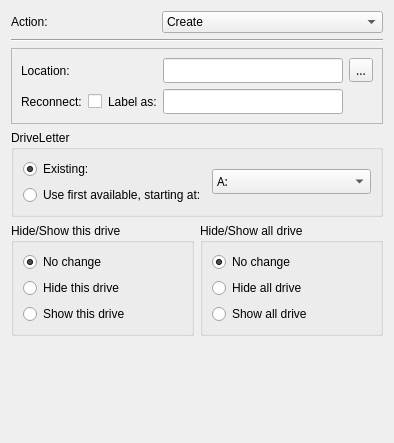
<?xml version="1.0" encoding="UTF-8"?>
<ui version="4.0">
 <class>DrivesWidget</class>
 <widget class="QWidget" name="DrivesWidget">
  <property name="geometry">
   <rect>
    <x>0</x>
    <y>0</y>
    <width>380</width>
    <height>443</height>
   </rect>
  </property>
  <property name="windowTitle">
   <string>Form</string>
  </property>
  <layout class="QGridLayout" name="gridLayout_3">
   <item row="4" column="0">
    <layout class="QHBoxLayout" name="horizontalLayout_2">
     <item>
      <widget class="QGroupBox" name="thisGroupBox">
       <property name="title">
        <string>Hide/Show this drive</string>
       </property>
       <layout class="QVBoxLayout" name="verticalLayout">
        <item>
         <widget class="QRadioButton" name="noChangeThisRadioButton">
          <property name="text">
           <string>No change</string>
          </property>
          <property name="checked">
           <bool>true</bool>
          </property>
          <attribute name="buttonGroup">
           <string notr="true">thisButtonGroup</string>
          </attribute>
         </widget>
        </item>
        <item>
         <widget class="QRadioButton" name="hideThisRadioButton">
          <property name="text">
           <string>Hide this drive</string>
          </property>
          <attribute name="buttonGroup">
           <string notr="true">thisButtonGroup</string>
          </attribute>
         </widget>
        </item>
        <item>
         <widget class="QRadioButton" name="showThisRadioButton">
          <property name="text">
           <string>Show this drive</string>
          </property>
          <attribute name="buttonGroup">
           <string notr="true">thisButtonGroup</string>
          </attribute>
         </widget>
        </item>
       </layout>
      </widget>
     </item>
     <item>
      <widget class="QGroupBox" name="groupBox_5">
       <property name="title">
        <string>Hide/Show all drive</string>
       </property>
       <layout class="QVBoxLayout" name="verticalLayout_2">
        <item>
         <widget class="QRadioButton" name="noChangeAllRadioButton">
          <property name="text">
           <string>No change</string>
          </property>
          <property name="checked">
           <bool>true</bool>
          </property>
          <attribute name="buttonGroup">
           <string notr="true">allButtonGroup</string>
          </attribute>
         </widget>
        </item>
        <item>
         <widget class="QRadioButton" name="hideAllRadioButton">
          <property name="text">
           <string>Hide all drive</string>
          </property>
          <attribute name="buttonGroup">
           <string notr="true">allButtonGroup</string>
          </attribute>
         </widget>
        </item>
        <item>
         <widget class="QRadioButton" name="showAllRadioButton">
          <property name="text">
           <string>Show all drive</string>
          </property>
          <attribute name="buttonGroup">
           <string notr="true">allButtonGroup</string>
          </attribute>
         </widget>
        </item>
       </layout>
      </widget>
     </item>
    </layout>
   </item>
   <item row="1" column="0">
    <widget class="Line" name="line">
     <property name="font">
      <font>
       <family>Sans Serif</family>
       <pointsize>9</pointsize>
      </font>
     </property>
     <property name="orientation">
      <enum>Qt::Horizontal</enum>
     </property>
    </widget>
   </item>
   <item row="3" column="0">
    <widget class="QGroupBox" name="driveLetterGroupBox">
     <property name="title">
      <string>DriveLetter</string>
     </property>
     <layout class="QVBoxLayout" name="verticalLayout_4">
      <item>
       <layout class="QHBoxLayout" name="horizontalLayout">
        <item>
         <layout class="QVBoxLayout" name="verticalLayout_3">
          <item>
           <widget class="QRadioButton" name="driveRadioButton">
            <property name="text">
             <string>Existing:</string>
            </property>
            <property name="checked">
             <bool>true</bool>
            </property>
            <attribute name="buttonGroup">
             <string notr="true">driveButtonGroup</string>
            </attribute>
           </widget>
          </item>
          <item>
           <widget class="QRadioButton" name="firstAvailableRadioButton">
            <property name="text">
             <string>Use first available, starting at:</string>
            </property>
            <attribute name="buttonGroup">
             <string notr="true">driveButtonGroup</string>
            </attribute>
           </widget>
          </item>
         </layout>
        </item>
        <item>
         <widget class="QComboBox" name="driveComboBox">
          <property name="font">
           <font>
            <family>Sans Serif</family>
            <pointsize>9</pointsize>
           </font>
          </property>
          <property name="currentText">
           <string>A:</string>
          </property>
          <item>
           <property name="text">
            <string>A:</string>
           </property>
          </item>
          <item>
           <property name="text">
            <string>B:</string>
           </property>
          </item>
          <item>
           <property name="text">
            <string>C:</string>
           </property>
          </item>
          <item>
           <property name="text">
            <string>D:</string>
           </property>
          </item>
          <item>
           <property name="text">
            <string>E:</string>
           </property>
          </item>
          <item>
           <property name="text">
            <string>F:</string>
           </property>
          </item>
          <item>
           <property name="text">
            <string>G:</string>
           </property>
          </item>
          <item>
           <property name="text">
            <string>H:</string>
           </property>
          </item>
          <item>
           <property name="text">
            <string>I:</string>
           </property>
          </item>
          <item>
           <property name="text">
            <string>J:</string>
           </property>
          </item>
          <item>
           <property name="text">
            <string>K:</string>
           </property>
          </item>
          <item>
           <property name="text">
            <string>L:</string>
           </property>
          </item>
          <item>
           <property name="text">
            <string>M:</string>
           </property>
          </item>
          <item>
           <property name="text">
            <string>N:</string>
           </property>
          </item>
          <item>
           <property name="text">
            <string>O:</string>
           </property>
          </item>
          <item>
           <property name="text">
            <string>P:</string>
           </property>
          </item>
          <item>
           <property name="text">
            <string>Q:</string>
           </property>
          </item>
          <item>
           <property name="text">
            <string>R:</string>
           </property>
          </item>
          <item>
           <property name="text">
            <string>S:</string>
           </property>
          </item>
          <item>
           <property name="text">
            <string>T:</string>
           </property>
          </item>
          <item>
           <property name="text">
            <string>U:</string>
           </property>
          </item>
          <item>
           <property name="text">
            <string>V:</string>
           </property>
          </item>
          <item>
           <property name="text">
            <string>W:</string>
           </property>
          </item>
          <item>
           <property name="text">
            <string>X:</string>
           </property>
          </item>
          <item>
           <property name="text">
            <string>Y:</string>
           </property>
          </item>
          <item>
           <property name="text">
            <string>Z:</string>
           </property>
          </item>
         </widget>
        </item>
       </layout>
      </item>
     </layout>
    </widget>
   </item>
   <item row="0" column="0">
    <layout class="QHBoxLayout" name="horizontalLayout_4">
     <item>
      <widget class="QLabel" name="actionLabel">
       <property name="sizePolicy">
        <sizepolicy hsizetype="Fixed" vsizetype="Preferred">
         <horstretch>0</horstretch>
         <verstretch>0</verstretch>
        </sizepolicy>
       </property>
       <property name="minimumSize">
        <size>
         <width>145</width>
         <height>0</height>
        </size>
       </property>
       <property name="maximumSize">
        <size>
         <width>142</width>
         <height>16777215</height>
        </size>
       </property>
       <property name="text">
        <string>Action:</string>
       </property>
       <property name="buddy">
        <cstring>actionComboBox</cstring>
       </property>
      </widget>
     </item>
     <item>
      <widget class="QComboBox" name="actionComboBox">
       <property name="currentText">
        <string>Create</string>
       </property>
       <item>
        <property name="text">
         <string>Create</string>
        </property>
       </item>
       <item>
        <property name="text">
         <string>Replace</string>
        </property>
       </item>
       <item>
        <property name="text">
         <string>Update</string>
        </property>
       </item>
       <item>
        <property name="text">
         <string>Delete</string>
        </property>
       </item>
      </widget>
     </item>
    </layout>
   </item>
   <item row="5" column="0">
    <spacer name="verticalSpacer">
     <property name="orientation">
      <enum>Qt::Vertical</enum>
     </property>
     <property name="sizeHint" stdset="0">
      <size>
       <width>20</width>
       <height>40</height>
      </size>
     </property>
    </spacer>
   </item>
   <item row="2" column="0">
    <widget class="QFrame" name="locationFrame">
     <property name="frameShape">
      <enum>QFrame::StyledPanel</enum>
     </property>
     <layout class="QGridLayout" name="gridLayout">
      <item row="0" column="0" colspan="3">
       <widget class="QLabel" name="pathLabel">
        <property name="sizePolicy">
         <sizepolicy hsizetype="Fixed" vsizetype="Preferred">
          <horstretch>0</horstretch>
          <verstretch>0</verstretch>
         </sizepolicy>
        </property>
        <property name="minimumSize">
         <size>
          <width>125</width>
          <height>0</height>
         </size>
        </property>
        <property name="lineWidth">
         <number>0</number>
        </property>
        <property name="text">
         <string>Location:</string>
        </property>
       </widget>
      </item>
      <item row="0" column="3">
       <widget class="QLineEdit" name="pathLineEdit">
        <property name="sizePolicy">
         <sizepolicy hsizetype="MinimumExpanding" vsizetype="Fixed">
          <horstretch>0</horstretch>
          <verstretch>0</verstretch>
         </sizepolicy>
        </property>
        <property name="minimumSize">
         <size>
          <width>180</width>
          <height>0</height>
         </size>
        </property>
        <property name="font">
         <font>
          <family>Sans Serif</family>
         </font>
        </property>
        <property name="text">
         <string/>
        </property>
       </widget>
      </item>
      <item row="0" column="4">
       <widget class="QToolButton" name="pathToolButton">
        <property name="font">
         <font>
          <family>Sans Serif</family>
         </font>
        </property>
        <property name="text">
         <string>...</string>
        </property>
       </widget>
      </item>
      <item row="1" column="0">
       <widget class="QLabel" name="pathLabel_2">
        <property name="text">
         <string>Reconnect:</string>
        </property>
       </widget>
      </item>
      <item row="1" column="1">
       <widget class="QCheckBox" name="reconnectCheckBox">
        <property name="layoutDirection">
         <enum>Qt::RightToLeft</enum>
        </property>
        <property name="autoFillBackground">
         <bool>false</bool>
        </property>
        <property name="text">
         <string/>
        </property>
       </widget>
      </item>
      <item row="1" column="2">
       <widget class="QLabel" name="labelLabel">
        <property name="text">
         <string>Label as:</string>
        </property>
       </widget>
      </item>
      <item row="1" column="3">
       <widget class="QLineEdit" name="labelLineEdit">
        <property name="font">
         <font>
          <family>Sans Serif</family>
         </font>
        </property>
        <property name="text">
         <string/>
        </property>
       </widget>
      </item>
     </layout>
    </widget>
   </item>
  </layout>
 </widget>
 <resources/>
 <connections/>
 <buttongroups>
  <buttongroup name="thisButtonGroup"/>
  <buttongroup name="allButtonGroup"/>
  <buttongroup name="driveButtonGroup"/>
 </buttongroups>
</ui>
